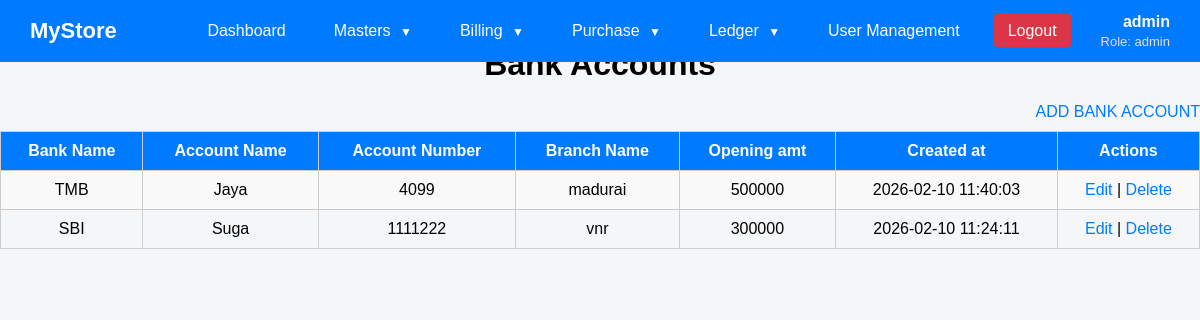
The app's page /view_bank.php (signed in) with its own data.
### tables this page shows
CREATE TABLE `bank` (
  `id` int(11) NOT NULL,
  `bank_name` varchar(50) NOT NULL,
  `accname` varchar(50) NOT NULL,
  `accno` varchar(20) NOT NULL,
  `branch_name` varchar(50) NOT NULL,
  `opening_cash` int(11) NOT NULL,
  `created_at` timestamp NOT NULL DEFAULT CURRENT_TIMESTAMP
);

### view_bank.php (the view, shortened to what this page needs)
<?php
include "db.php";
  $res=$conn->query("select * from bank order by created_at desc");
?>
<!DOCTYPE html>
<html>
<head>
</head>
<body>
    <?php include "dashboard.php"; ?>
  <h1>Bank Accounts</h1>
  <div class="top-links">
      <a href="bank.php">ADD BANK ACCOUNT</a>
  </div>
      <table>
        <tr>
            <th>Bank Name</th>
            <th>Account Name</th>
            <th>Account Number</th>
            <th>Branch Name</th>
            <th>Opening amt</th>
            <th>Created at</th>
            <th>Actions</th>
        </tr>
       <?php
           if($res->num_rows > 0) :?>
           <?php while($row =$res->fetch_assoc()) :?>
            <tr>
                    <td><?php echo htmlspecialchars($row['bank_name']); ?></td>
                    <td><?php echo htmlspecialchars($row['accname']); ?></td>
                    <td><?php echo htmlspecialchars($row['accno']); ?></td>
                    <td><?php echo htmlspecialchars($row['branch_name']); ?></td>
                    <td><?php echo htmlspecialchars($row['opening_cash']); ?></td>
                    <td><?php echo $row['created_at']; ?></td>
                    <td>
                        <a href="edit_bank.php?id=<?php echo $row['id']; ?>">Edit</a>
                        |
                        <a href="delete_bank.php?id=<?php echo $row['id']; ?>"
                        onclick="return confirm('Are you sure?');">
                        Delete
                        </a>
                    </td>
                </tr>
             <?php endwhile; ?>
        <?php else: ?>
            <tr>
                <td colspan="6">No Bank Account  found</td>
            </tr>
        <?php endif; ?>
      </table>
</body>
</html>

### view_bank.php (style rules this page uses)
body { font-family: Arial, sans-serif; background: #f4f6f8; }
h1 { text-align: center; margin-bottom: 20px; }
table { width: 100%; border-collapse: collapse; }
th, td { padding: 10px; border: 1px solid #ccc; text-align: center; }
th { background: #007bff; color: white; }
tr:nth-child(even) { background: #f9f9f9; }
a { text-decoration: none; color: #007bff; }
.top-links { text-align: right; margin-bottom: 10px; }

### dashboard.php (style rules this page uses)
body { margin: 0; font-family: Arial, sans-serif; background: #f4f6f8; padding-top: 25px; }

### records on screen
bank: bank_name "TMB", accname "Jaya", accno "4099", branch_name "madurai", opening_cash "500000", created_at "2026-02-10 11:40:03"
bank: bank_name "SBI", accname "Suga", accno "1111222", branch_name "vnr", opening_cash "300000", created_at "2026-02-10 11:24:11"

### other values on screen
$_SESSION['username'] "admin"
$_SESSION['role'] "admin"
